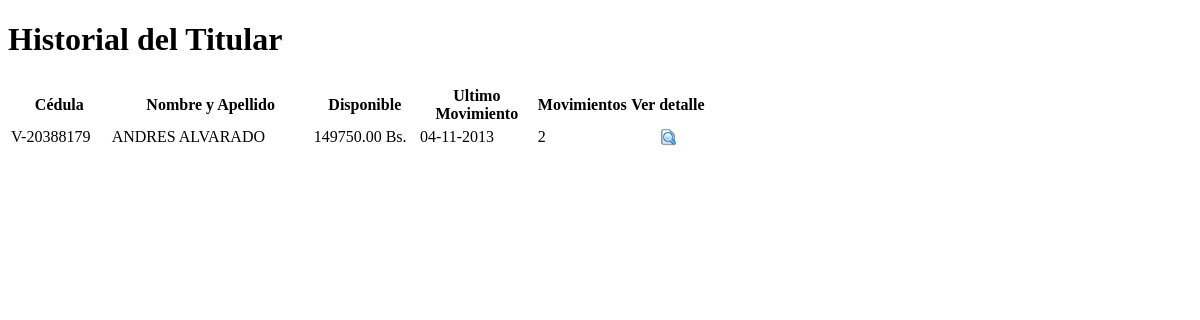
The page /persona/Php/reportes/perfil_empleado.php (signed in) on the database as committed earlier.
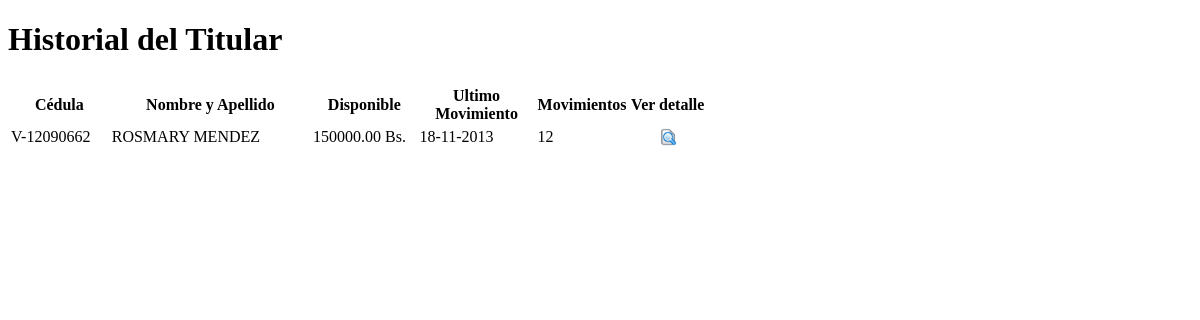
The same page on the database as committed later.
### tables this page shows
CREATE TABLE IF NOT EXISTS `ttitular` (
  `id_titular` int(11) NOT NULL,
  `tipo_nomina` varchar(40) NOT NULL,
  `nacionalidad` char(1) NOT NULL,
  `cedula` varchar(16) NOT NULL,
  `nombre1` varchar(30) NOT NULL,
  `nombre2` varchar(30) NOT NULL,
  `apellido1` varchar(30) NOT NULL,
  `apellido2` varchar(30) NOT NULL,
  `sexo` char(1) NOT NULL,
  `fecha_nac` date NOT NULL,
  `estado_civ` varchar(12) NOT NULL,
  `celular` varchar(12) NOT NULL,
  `telefono` varchar(12) NOT NULL,
  `correo_elect` varchar(100) NOT NULL,
  `correo_corp` varchar(100) NOT NULL,
  `fecha_ingr` date NOT NULL,
  `direccion_hab` varchar(100) NOT NULL,
  `id_profesion` int(11) NOT NULL,
  `id_cargo` int(11) NOT NULL,
  `id_ciudad` int(11) NOT NULL,
  `id_departamento` int(11) NOT NULL,
  `id_upsa` int(11) NOT NULL,
  `id_ciudad_nacimiento` int(11) NOT NULL,
  `grupo` varchar(4) NOT NULL,
  `observacion` varchar(200) NOT NULL,
  `estatus` char(1) NOT NULL,
  PRIMARY KEY (`id_titular`),
  KEY `id_cargo` (`id_cargo`),
  KEY `id_ciudad` (`id_ciudad`),
  KEY `id_departamento` (`id_departamento`),
  KEY `id_upsa` (`id_upsa`)
);

CREATE TABLE IF NOT EXISTS `tdetalle_cobertura` (
  `id_detalle_cobertura` int(11) NOT NULL,
  `id_cobertura` int(11) NOT NULL,
  `id_titular` int(11) NOT NULL,
  `id_beneficiario` int(11) NOT NULL,
  `tipo_beneficiario` varchar(15) NOT NULL,
  `id_solicitud` int(11) NOT NULL,
  `monto_disponible` decimal(11,2) NOT NULL,
  `fecha` date DEFAULT NULL,
  `estatus` char(1) NOT NULL,
  PRIMARY KEY (`id_detalle_cobertura`),
  KEY `id_cobertura` (`id_cobertura`),
  KEY `id_titular` (`id_titular`),
  KEY `id_beneficiario` (`id_beneficiario`),
  KEY `id_solicitud` (`id_solicitud`)
);

### persona/Clases/clase_titular.php (called while the page is built, shortened)
<?php
include_once("clase_mysql.php");
class titular extends conectaBDMy{
	private $idTitular;
    public function titular(){
		$this->idTitular="";
	}
 	public function setidTitular($Valor){
        $this->idTitular = trim($Valor);
    }
     public function buscar_id(){
		$c=0;
        $sql="select a.*, b.nombre as profesion from ttitular as a, tprofesion as b  where a.id_titular = '$this->idTitular' and a.id_profesion=b.id_profesion";
		$cursor=parent::ejecuta_sql($sql);
		if($row= parent::proxima_tupla($cursor)){
				$fila[$c][1]=$row["id_titular"];
				$fila[$c][2]=$row["nacionalidad"];
		 		$fila[$c][3]=$row["cedula"];
				$fila[$c][4]=$row["nombre1"];
				$fila[$c][5]=$row["nombre2"];
				$fila[$c][6]=$row["apellido1"];
				$fila[$c][7]=$row["apellido2"];
				$fila[$c][8]=$row["sexo"];
				$fila[$c][9]=$row["fecha_nac"];
				$fila[$c][10]=$row["estado_civ"];
				$fila[$c][11]=$row["celular"];
				$fila[$c][12]=$row["telefono"];
				$fila[$c][13]=$row["correo_elect"];
				$fila[$c][14]=$row["fecha_ingr"];
				$fila[$c][15]=$row["direccion_hab"];
				$fila[$c][16]=$row["id_cargo"];
				$fila[$c][17]=$row["id_ciudad"];
				$fila[$c][18]=$row["id_departamento"];
				$fila[$c][19]=$row["id_upsa"];
				$fila[$c][20]=$row["estatus"];
				$fila[$c][21]=$row["tipo_nomina"];
				$fila[$c][22]=$row["id_ciudad_nacimiento"];
				$fila[$c][23]=$row["correo_corp"];
				$fila[$c][24]=$row["observacion"];
				$fila[$c][25]=$row["grupo"];
				$fila[$c][26]=$row["profesion"];
		 }
		if ( $fila>0 )
			return $fila;
		else
			return -1;
     }
}
?>

### persona/Clases/clase_mysql.php (called while the page is built, shortened)
<?PHP
class conectaBDMy
{
	private $servidor;
	private $usuario;
	private $password;
	private $conexion;
	function conectaBDMy()
	{
		$this->servidor="localhost";
		$this->usuario="root";
		$this->password="iutep";
		$this->basedatos="bdsas";
	}
	function abrir_BD()
	{
		if ( !($enlace= @mysql_connect( $this->servidor, $this->usuario, $this->password ) ) )
		{
		header("Location: ../html/Error_bd.html");
		}
		$this->conexion=$enlace;
		return true;
	}
	function ejecuta_sql( $query )
	{
		if ( $this->abrir_BD() )
	     return ( mysql_query($query,$this->conexion ) );
	else
	     return null;
	}
  function proxima_tupla($cursor)
  {
	return mysql_fetch_array($cursor);
  }
  function getNRegistro($resulta)
  {
	return mysql_num_rows($resulta);
  }
}
?>

### persona/Clases/clase_cobertura.php (called while the page is built, shortened)
<?php
include_once("clase_mysql.php");
class cobertura extends conectaBDMy{
	private $idTitular;
    public function cobertura(){
		$this->idTitular="";
	}
    public function setidTitular($Valor){
        $this->idTitular = trim($Valor);
    }
public function bDetalle_cobertura(){
	$sql="SELECT * FROM tdetalle_cobertura WHERE id_titular='$this->idTitular' order by monto_disponible asc LIMIT 1";
		return ($cursor= parent::ejecuta_sql($sql));
	}
public function cant_movientos(){
	$sql="SELECT * FROM tdetalle_cobertura WHERE id_titular='$this->idTitular'";
		return ($cursor= parent::ejecuta_sql($sql));
	}
    public function sig_tupla( $registro )
	{
		return( parent::proxima_tupla( $registro ) );
	}
     public function getNTupla($resultado){
        return ( parent::getNRegistro($resultado)  );
     }
}
?>

### persona/Php/reportes/perfil_empleado.php (the view, shortened to what this page needs)
<?php session_start();
include_once("../../Clases/clase_titular.php");
	$titular= new titular();
	$idTitular=$_POST["id_titular"];
	$titular->setidTitular(1);
	$consulta=$titular->buscar_id();
	for($i=0;$i<count($consulta);$i++)
	{
		$nacio			= $consulta[$i][2];
		$cedula			= $consulta[$i][3];
		$nombre1		= $consulta[$i][4];
		$apellido1		= $consulta[$i][6];
	}
include_once("../../Clases/clase_cobertura.php");
$cobertura= new cobertura();
$cobertura->setidTitular($idTitular);
$resp=$cobertura->bDetalle_cobertura();
$mov=$cobertura->cant_movientos();
$numFilas=$cobertura->getNTupla($mov)-1;
	if($resp){
		$resp=$cobertura->sig_tupla($resp);
		$montoDisponible=$resp["monto_disponible"];
		$fecha=$resp["fecha"];
		$elDia=substr($fecha,8,2);
		$elMes=substr($fecha,5,2);
		$elYear=substr($fecha,0,4);
		$fecha=$elDia."-".$elMes."-".$elYear;
	}
?><!DOCTYPE HTML>
<html lang="es">
<head>
</head>
<body>
<form action=""  method="POST" id="from_perfil" name="from_perfil">
<h1>Historial del Titular</h1>
<table id="grilla" class="lista" width="700">
  <thead>
        <tr>
        <th width="100"></th>
        <th width="220"></th>
        <th width="108"></th>
        <th width="120"></th>
        <th width="27"></th>
         <th width="80"></th>
        </tr>
        <tr>
			<th>C&eacute;dula</th>
          	<th>Nombre y Apellido</th>
			<th>Disponible</th>
			<th>Ultimo Movimiento</th>
			<th>Movimientos</th>
			<th>Ver detalle</th>
        </tr>
    </thead>
  <tbody>
   <tr>
		<td><?php echo $nacio.'-'.$cedula; ?></td>
		<td><?php echo $nombre1.' '.$apellido1; ?></td>
		<td><?php echo $montoDisponible." Bs."; ?></td>
		<td><?php echo $fecha; ?></td>
		<td><?php echo $numFilas; ?></td>
		<td align="center" valign="middle">
		<a href="javascript: fn_verHistorial('<?php echo $idTitular; ?>','<?php echo $nombre1; ?>','<?php echo $apellido1; ?>');" title="Ver Perfil">
		<img src="../../Imagen_sistema/ver.png" width="18" height="18" align="center" />
		</a>
		</td>
    </tr>
    </tbody>
</table>
</form>
</body>
</html>

Rows that differ between the two databases and show on the page:
no longer on this page (row edited): tdetalle_cobertura: monto_disponible "149750.00", fecha "04-11-2013"
changed ttitular: cedula "20388179" → "12090662"; nombre1 "ANDRES" → "ROSMARY"; apellido1 "ALVARADO" → "MENDEZ"
added tdetalle_cobertura: monto_disponible "150000.00", fecha "18-11-2013"
Other text that changed with them:
$numFilas: "2" → "12"
